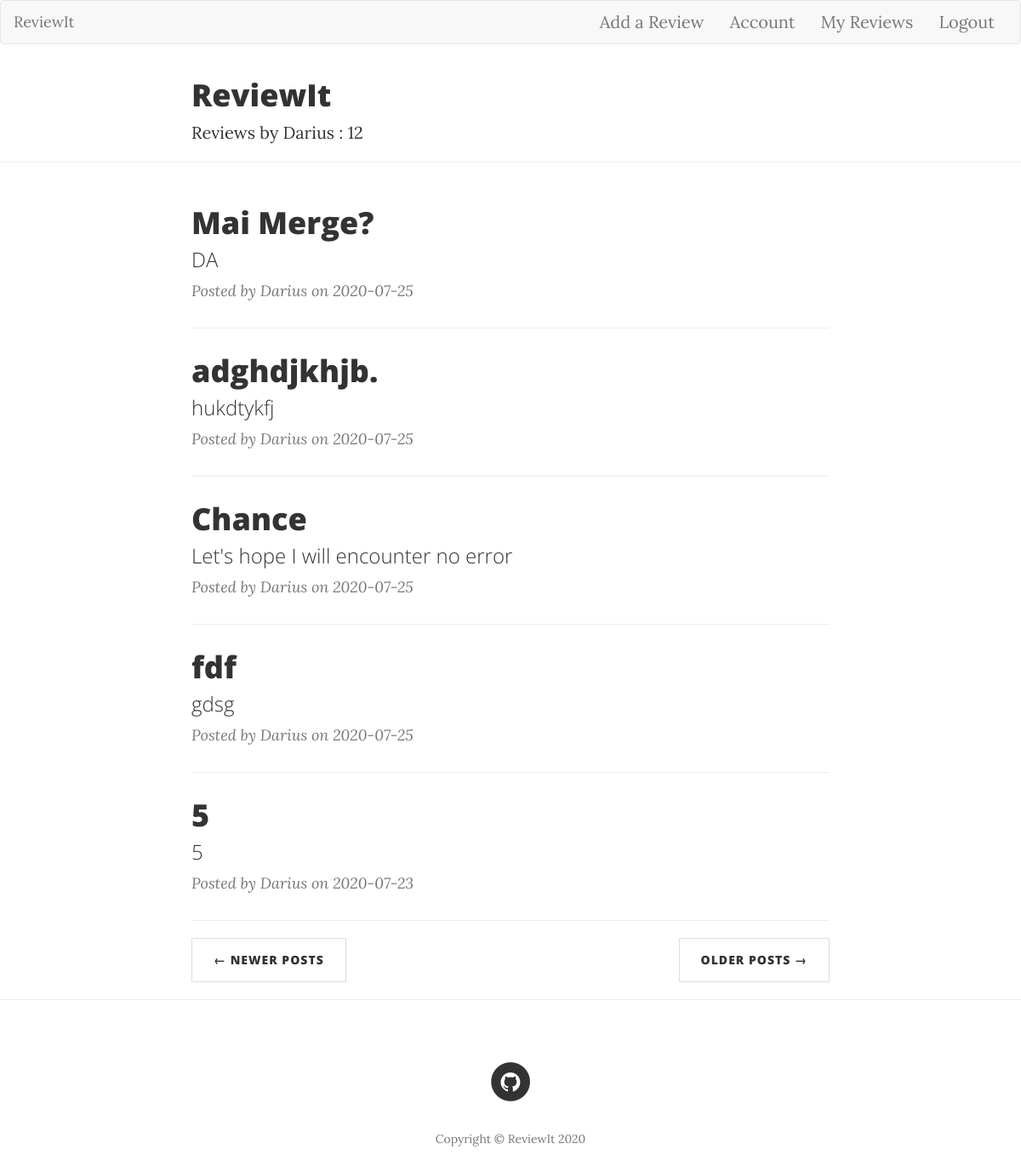
Before: /user/Darius (signed in) with the older database file.
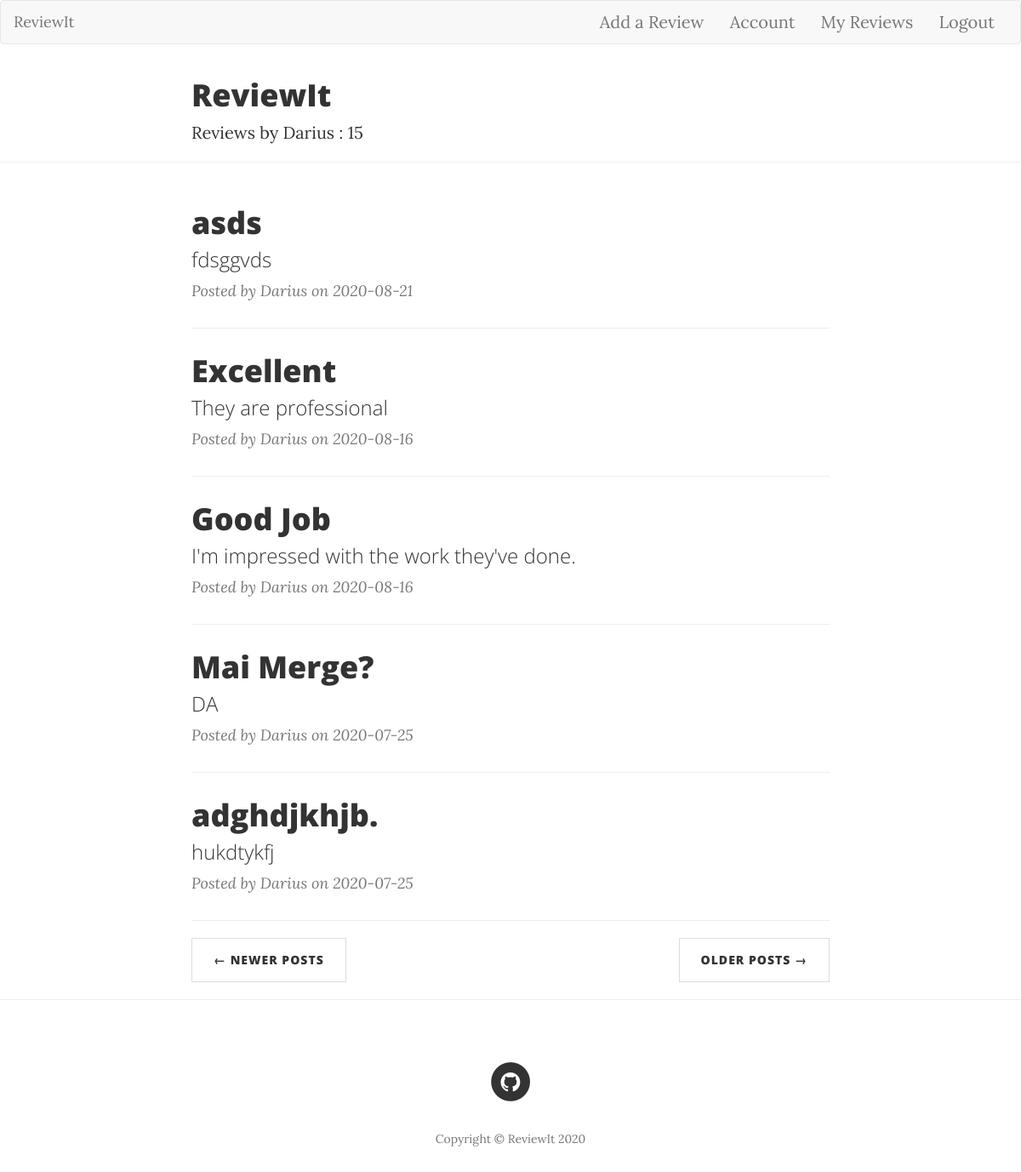
After: the same page with the newer database file.
### flaskreview/models.py (models this page shows, shortened)
class Review(db.Model):
    id = db.Column(db.Integer, primary_key=True)
    title = db.Column(db.String(100), nullable=False)
    description = db.Column(db.Text, nullable=False)
    rating = db.Column(db.Integer, nullable=False)
    country = db.Column(db.String(100))
    city = db.Column(db.String(100))
    date_created = db.Column(db.DateTime, nullable=False, default=datetime.utcnow)
    pictures = db.Column(db.String(20))
    user_id = db.Column(db.Integer, db.ForeignKey('user.id'), nullable=False)

class User(db.Model, UserMixin):
    id = db.Column(db.Integer, primary_key=True)
    username = db.Column(db.String(20), unique=True, nullable=False)
    email = db.Column(db.String(120), unique=True, nullable=False)
    password = db.Column(db.String(60), nullable=False)
    reviews = db.relationship('Review', backref='author', lazy=True)

### flaskreview/users/routes.py (the view)
@users.route("/user/<string:username>")
@login_required
def user_posts(username):
    page = request.args.get('page', 1, type=int)
    user = User.query.filter_by(username=username).first_or_404()
    reviews = Review.query.filter_by(author=user)\
        .order_by(Review.date_created.desc())\
        .paginate(page=page, per_page=5)
    return render_template('user_posts.html', reviews=reviews, user=user, title='My Reviews')

### flaskreview/models.py (called while the page is built)
@login_manager.user_loader
def load_user(user_id):
    return User.query.get(int(user_id))

### flaskreview/templates/user_posts.html
{% extends 'base.html' %}
{% block header %}
    <div class="container">
        <div class="row">
            <div class="col-lg-8 col-lg-offset-2 col-md-10 col-md-offset-1">
                <div class="site-heading">
                    {% if header %}
                        <h1>{{ header }}</h1>
                    {% else %}
                        <h1>ReviewIt</h1>
                    {% endif %}
                    <span class="subheading">Reviews by {{ user.username }} : {{ reviews.total }}</span>
                </div>
            </div>
        </div>
    </div>
    <hr>
{% endblock header %}
{% block content %}
<div class="container">
    <div class="row">
        <div class="col-lg-8 col-lg-offset-2 col-md-10 col-md-offset-1">
            <div class="post-preview">
                {% for review in reviews.items %}
                <a href="{{ url_for('reviews.review', review_id=review.id) }}">
                    <h2 class="post-title">
                        {{review.title}}
                    </h2>
                    <h3 class="post-subtitle">
                        {{ review.description }}
                    </h3>
                </a>
                <p class="post-meta">Posted by {{ review.author.username }} on
                    {{ review.date_created.strftime('%Y-%m-%d') }}</p>
                    <hr>
                {% endfor %}
            </div>
            {% for page_num in reviews.iter_pages() %}
                {% if page_num %}
                    {% if reviews.page == page_num %}
                        <ul class="pager">
                            <li class="next">
                                <a href="{{ url_for('users.user_posts',username=user.username, page=page_num+1) }}">Older Posts &rarr;</a>
                            </li>
                            <li class="previous">
                                <a href="{{ url_for('users.user_posts',username=user.username, page=page_num-1) }}">&larr;
                                    Newer Posts </a>
                            </li>
                        </ul>
                    {% endif %}
                {% endif %}
            {% endfor %}
        </div>
    </div>
</div>
<hr>
{% endblock content %}

Changed rows visible on the page:
no longer on this page (row unchanged): Review: title "Chance", description "Let's hope I will encounter no error", author.username "Darius", date_created "2020-07-25"
no longer on this page (row unchanged): Review: title "fdf", description "gdsg", author.username "Darius", date_created "2020-07-25"
no longer on this page (row unchanged): Review: title "5", description "5", author.username "Darius", date_created "2020-07-23"
added Review: title "asds", description "fdsggvds", author.username "Darius", date_created "2020-08-21"
added Review: title "Excellent", description "They are professional", author.username "Darius", date_created "2020-08-16"
added Review: title "Good Job", description "I'm impressed with the work they've done.", author.username "Darius", date_created "2020-08-16"
Other visible differences:
{{ reviews.total }}: "12" → "15"
